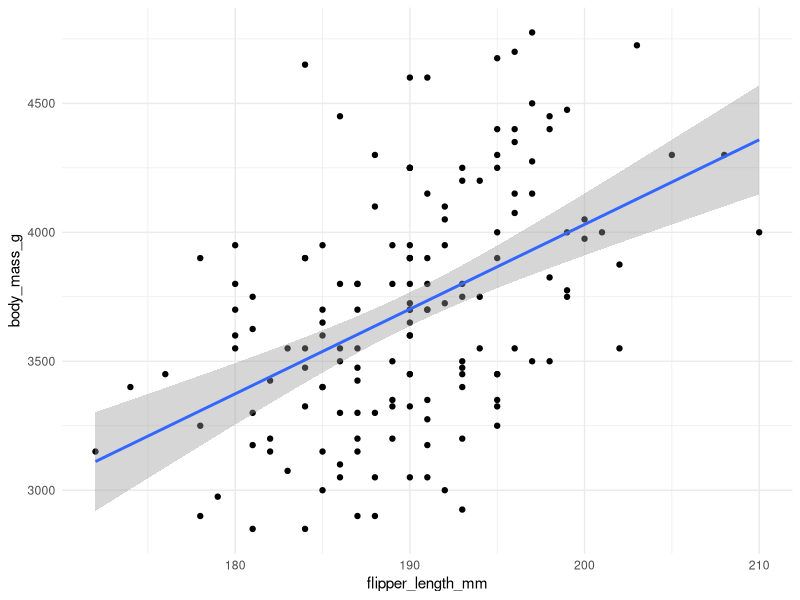
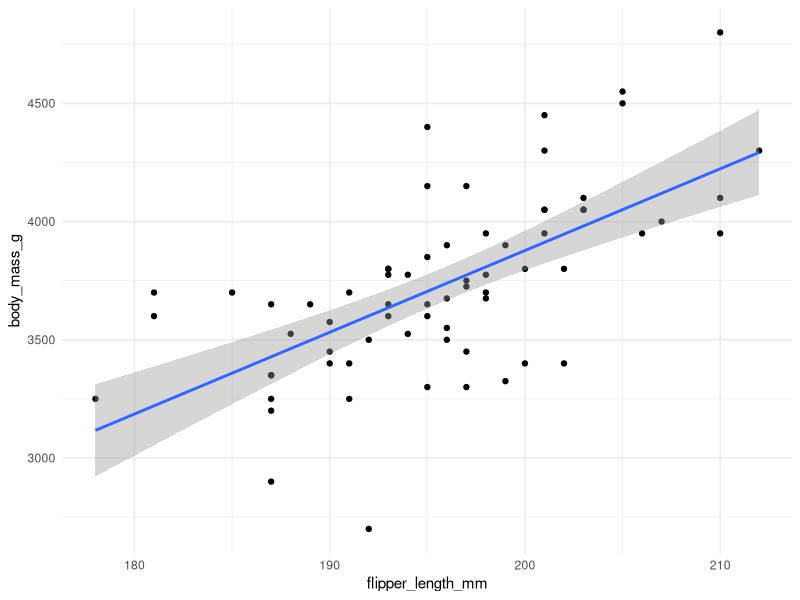
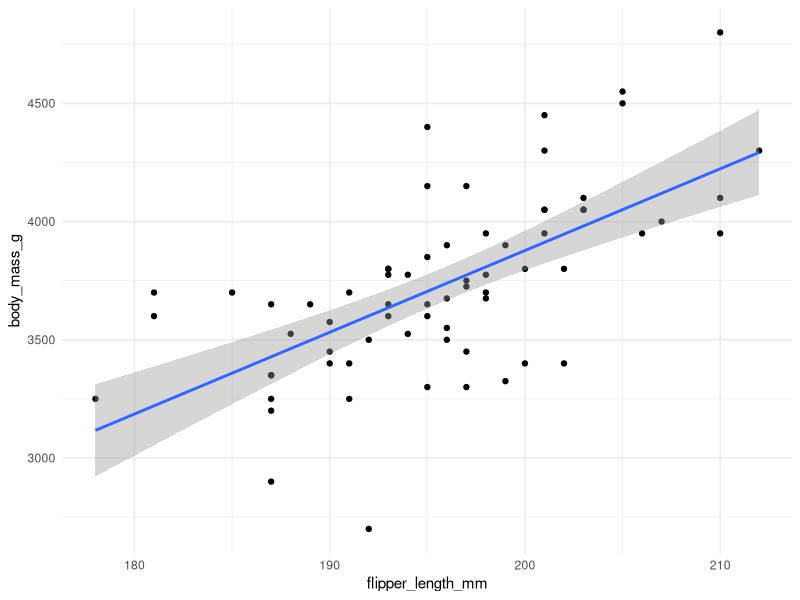
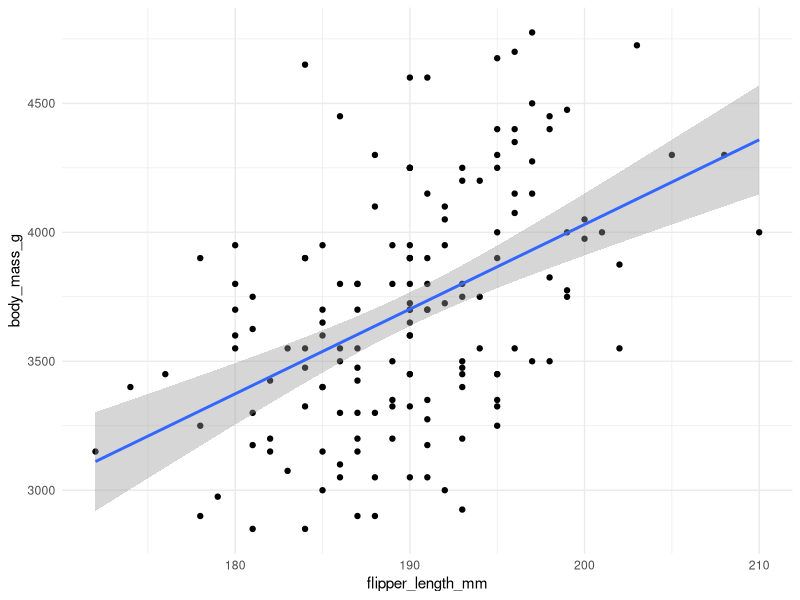
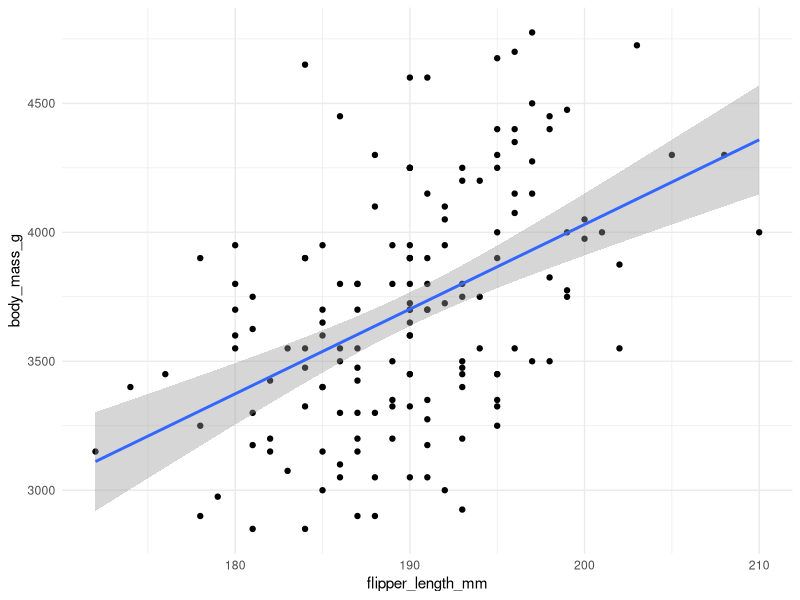
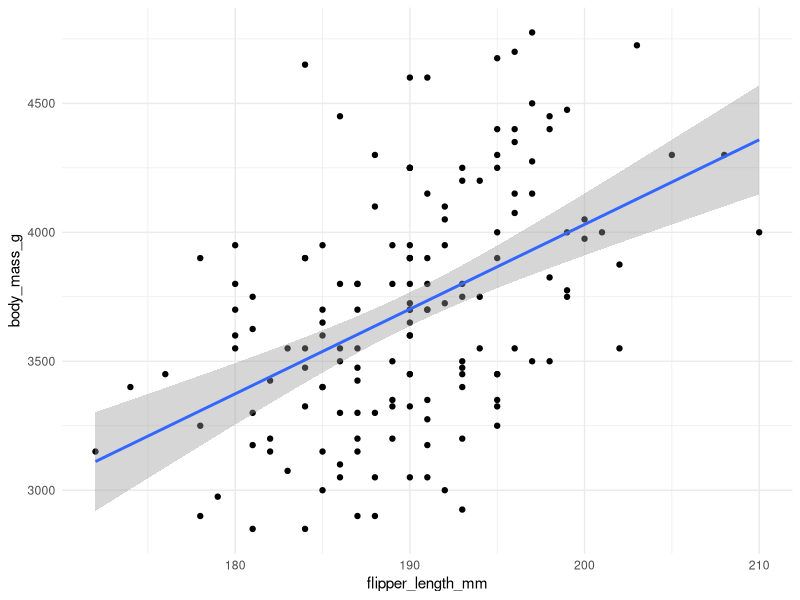
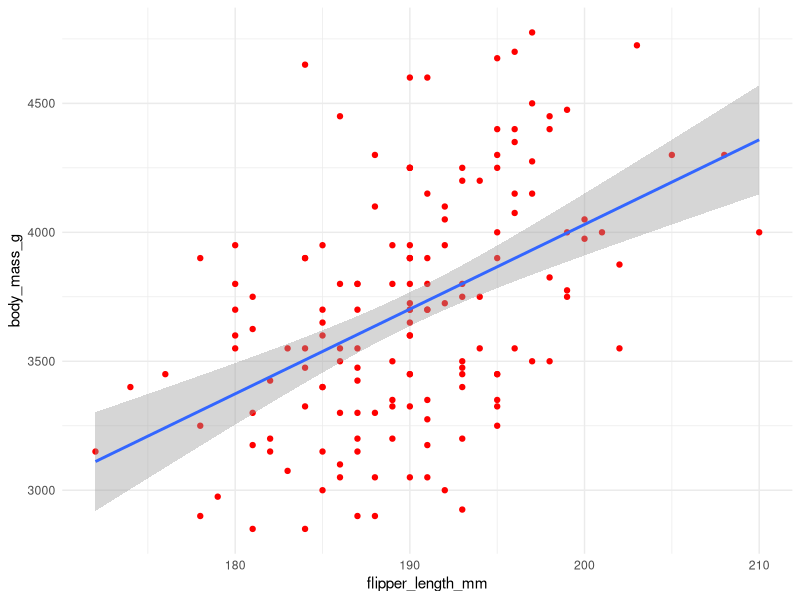

Generate these figures, in order, with R: (Note: this script raises an error after producing the figures.)
## ---- chunk 1
#| label: setup
#| include: false
#| eval: true
library(tidyverse)
library(palmerpenguins)
## ---- chunk 2
#| label: messy_script
library(tidyverse)
library(palmerpenguins)

# Adelie species
adelie <- filter(penguins, species == "Adelie")
ggplot(adelie, aes(flipper_length_mm, body_mass_g)) +
  geom_point() +
  geom_smooth(method = "lm") +
  theme_minimal()

# Chinstrap species
chinstrap <- filter(penguins, species == "Chinstrap")
ggplot(chinstrap, aes(flipper_length_mm, body_mass_g)) +
  geom_point() +
  geom_smooth(method = "lm") +
  theme_minimal()

# Gentoo species
gentoo <- filter(penguins, species == "Chinstrap")
ggplot(gentoo, aes(flipper_length_mm, body_mass_g)) +
  geom_point() +
  geom_smooth(method = "lm") +
  theme_minimal()
## ---- chunk 3
#| label: function_example
#| eval: true
add_numbers <- function(x, y) {
  x + y
}

add_numbers(1, 1)
add_numbers(x = 1, y = 1)
## ---- chunk 4
adelie <- filter(penguins, species == "Adelie")
ggplot(adelie, aes(flipper_length_mm, body_mass_g)) +
  geom_point() +
  geom_smooth(method = "lm") +
  theme_minimal()
## ---- chunk 5
# generic penguin function
plot_penguins <- function(data) {
  ggplot(data, aes(flipper_length_mm, body_mass_g)) +
    geom_point() +
    geom_smooth(method = "lm") +
    theme_minimal()
}
# apply the function to the Adelie data
adelie <- filter(penguins, species == "Adelie")
plot_penguins(adelie)
## ---- chunk 6
# Define a default color for penguin data points
plot_penguins <- function(data, color = "black") {
  ggplot(data, aes(flipper_length_mm, body_mass_g)) +
    geom_point(color = color) +
    geom_smooth(method = "lm") +
    theme_minimal()
}
# Call the function with the default black color
plot_penguins(adelie)
# Call the function with a custom color
plot_penguins(adelie, color = "red")
## ---- chunk 7
sqrt(1)
sqrt(2)
sqrt(3)
## ---- chunk 8
# for loop
for (x in 1:3) {
  sqrt(x)
}

# Functions from the apply family
lapply(1:3, sqrt) # a list
sapply(1:3, sqrt) # a vector
## ---- chunk 9
# x: a list or vector to iterate over
# f: a function to apply to each element of x
map(x, f)
## ---- chunk 10
#| label: map_example
#| eval: true
# The map function always returns its result as a list
library(purrr)
map(1:3, sqrt)
## ---- chunk 11
# round the number pi to a different number of digits
round(pi, digits = 1)
round(pi, digits = 2)
round(pi, digits = 3)
## ---- chunk 12
# iterator is passed to the first argument not as `digits`
map(1:3, round)
## ---- chunk 13
map(1:3, \(x) round(pi, digits = x))
# same as
map(1:3, function(x) round(pi, digits = x))
## ---- chunk 14
# return result as list (always works)
map(1:3, sqrt)
# return results as double vector (only works if results are single numbers)
map_dbl(1:3, sqrt)
## ---- chunk 15
#| eval: true
# split the penguins data into a named list of data frames, one per species
by_species <- split(penguins, penguins$species)

names(by_species)        # "Adelie" "Chinstrap" "Gentoo"
by_species[["Adelie"]]   # each element is a data frame
## ---- chunk 16
plots <- map(by_species, plot_penguins)
# Look at one individual plot
plots[["Adelie"]]
## ---- chunk 17
plots <- penguins |>
  split(penguins$species) |>
  map(plot_penguins)
## ---- chunk 18
# Create all plots and save them in a list -> results we want back
plots <- penguins |>
  split(penguins$species) |>
  map(plot_penguins)

# Take the list of plots and print them -> side effect we want (the printing)
walk(plots, print)              # draw each plot
## ---- chunk 19
# Walk 2 iterates over 2 inputs (x, y) in parallel
walk2(plots, names(plots), function(x, y) {ggsave(
  paste0("plots/", y, ".png"), x
)})
